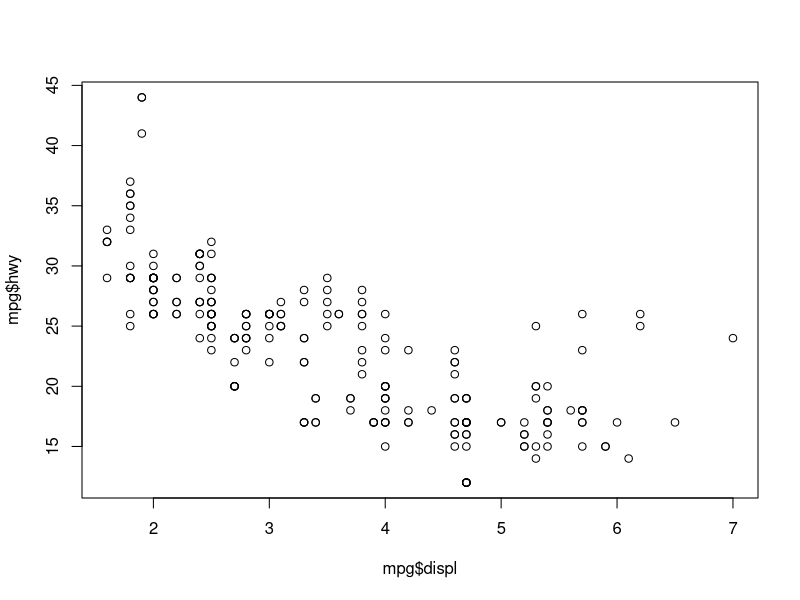
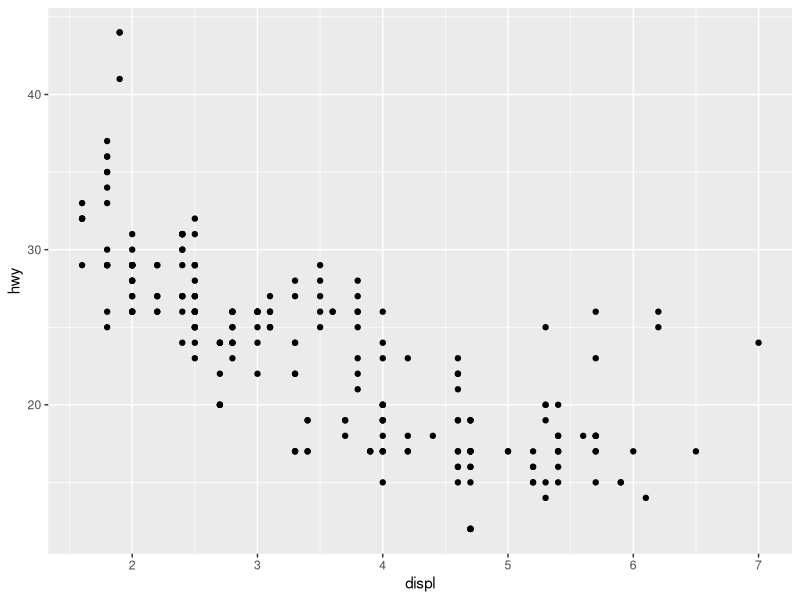
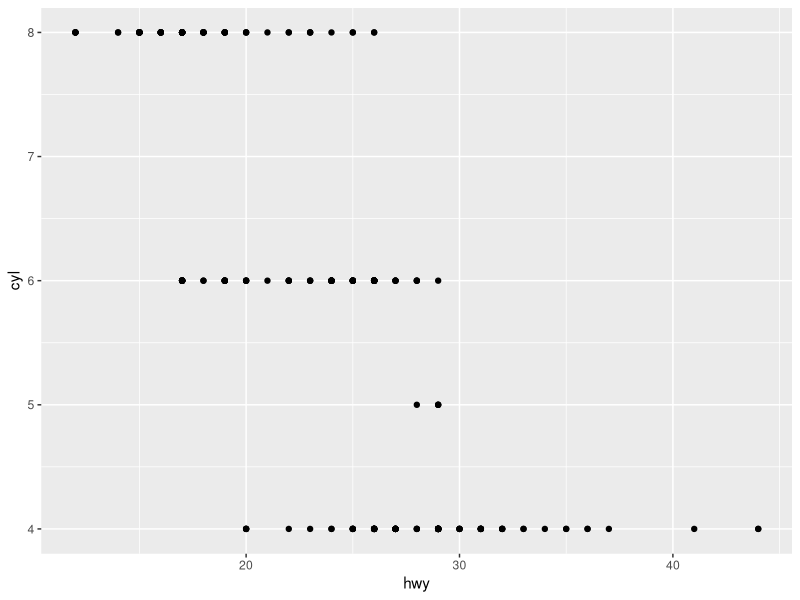
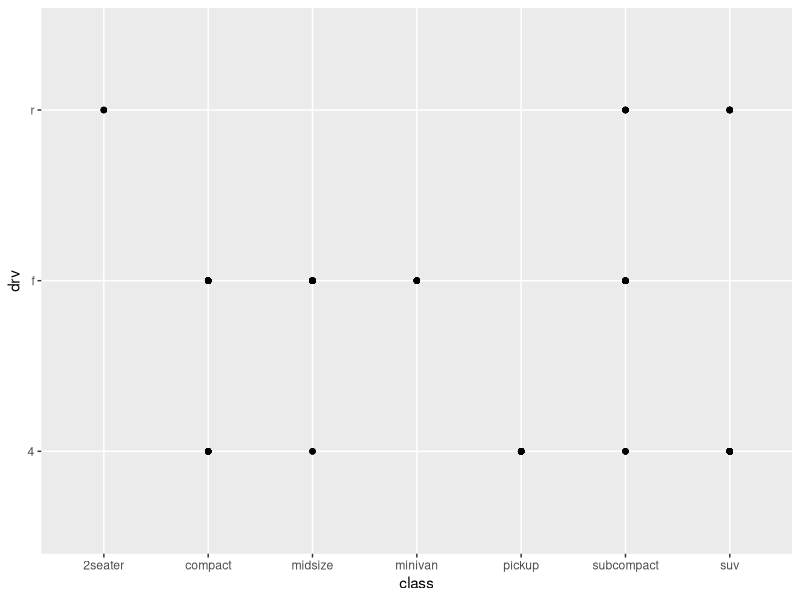
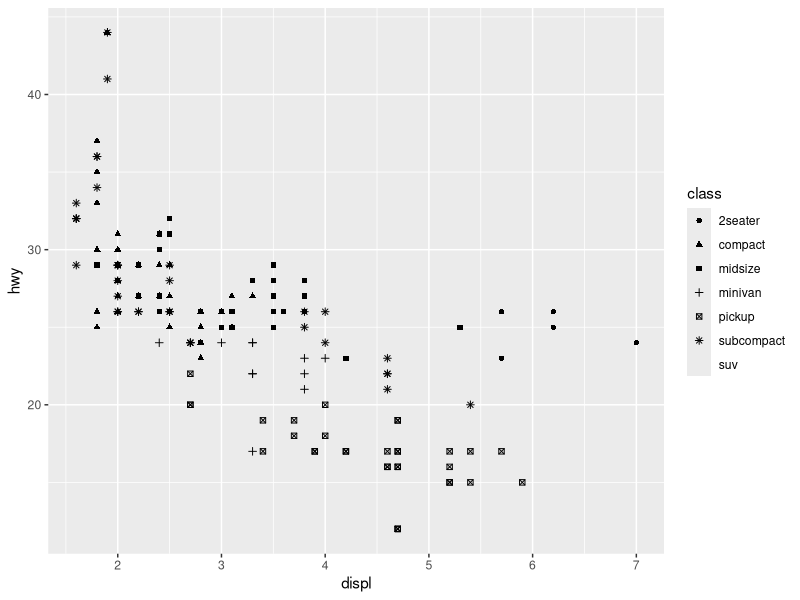
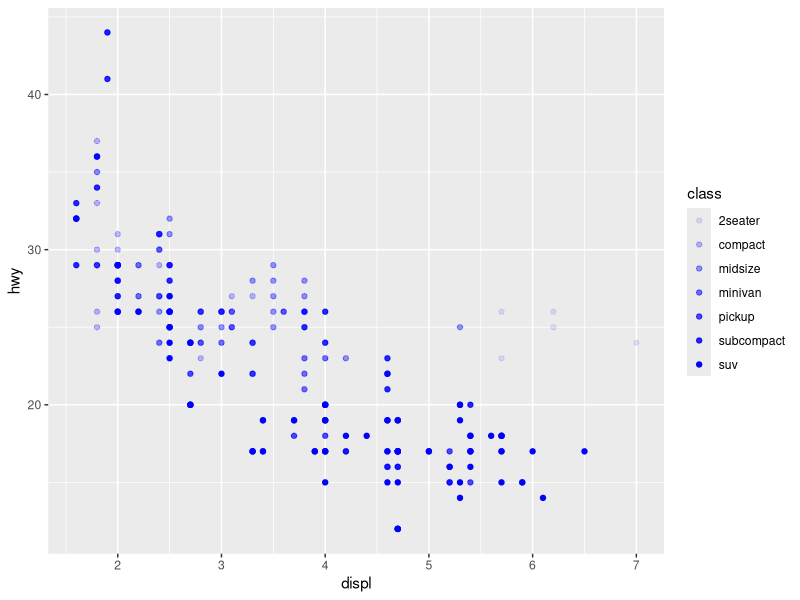
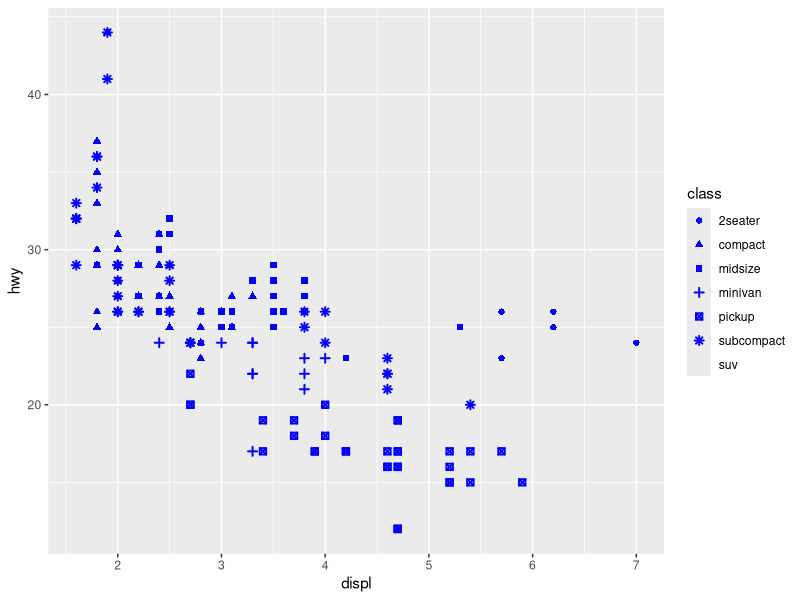
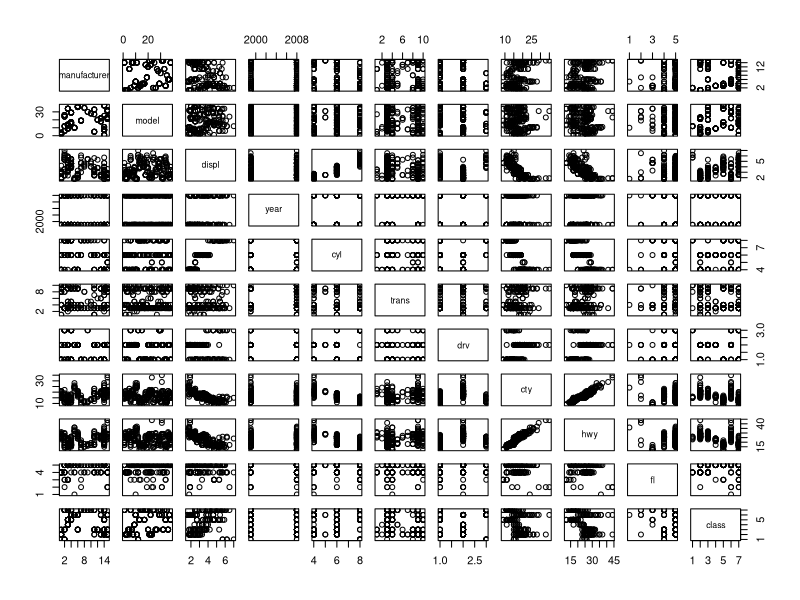

R code for these plots, in order: (Note: this script raises an error after producing the figures.)
#Installing a package using the below command: 
install.packages("tidyverse")

#To use the functions, objects, and help files in a package until you load it with library()
library(tidyverse)

#Installing other packages for data science
install.packages(c("nycflights13", "gapminder", "Lahman"))

#Running the R code
1+2

# What package an object comes from - dplyr::mutate(), or nycflights13::flights
#Checking the output of dataset - type the name - 
mtcars
head(mtcars)
head(mtcars,10)

#using the dput command to copy the file to question / for sharing
dput(mtcars)

# If we need to be explicit about where a function (or dataset) comes from, 
# we'll use the special form package::function(). For example, ggplot2::ggplot() 

summary(mpg)
ggplot2::mpg
names(mpg)

#Open the help by using the ?mpg 
?mpg

#Making a normal scatter plot - 
plot(mpg$displ,mpg$hwy)

#Making a ggplot - You complete your graph by adding one or more layers to ggplot(). The function 
# geom_point() adds a layer of points to your plot, which creates a scatterplot. 

ggplot(data = mpg)+geom_point(mapping=aes(x=displ, y=hwy))

#A graphing template - 
# ggplot(data = <DATA>) + <GEOM_FUNCTION>(mapping = aes(<MAPPINGS>))

ggplot(data = mpg)+geom_point(mapping=aes(x=hwy, y=cyl))
ggplot(data = mpg)+geom_point(mapping=aes(x=class, y=drv))
?mpg

library(tidyverse)

# We can a third variable, like class, to a two dimensional scatterplot by mapping it to an aesthetic
ggplot(data = mpg)+geom_point(mapping = aes(x=displ, y=hwy, shape=class))

#The different variants are - 1) Color 2) Size 3) Shape 4) Alpha - transparency
#ggplot2 will only use six shapes at a time.

ggplot(data=mpg)+geom_point(mapping = aes(x=displ, y=hwy, alpha=class), color="blue")
mpg
#Using the help
library(tidyverse)
?mpg
?geom_point

ggplot(data=mpg)+geom_point(mapping = aes(x=displ, y=hwy, shape=class), color="blue", stroke=1)

names(mpg)
summary(mpg)
head(mpg)

plot(mpg)

?mpg
# For categorical variables, we can split plot into facets, subplots that each display one subset of the data.
ggplot(data = mpg) + geom_point(mapping = aes(x = displ, y = hwy)) + facet_wrap(~ class, nrow=4)
ggplot(data = mpg) + geom_point(mapping = aes(x = displ, y = hwy)) + facet_grid(drv ~ cyl)


ggplot(data=mpg)+geom_point(mapping = aes(x=displ,y=hwy))
ggplot(data=mpg)+geom_smooth(mapping = aes(x=displ,y=hwy, linetype=class), color="black")+geom_point(mapping = aes(x=displ,y=hwy, color=class))
ggplot(data=mpg)+geom_dotplot(mapping = aes(x=displ,y=hwy))

?geom_bar
?stat_count

cnt <- stat_count(diamonds$cut)

#Making Bar Plot with count / stat_count
ggplot(data = diamonds) + stat_count(mapping = aes(x = cut))
ggplot(data = mpg) + stat_count(mapping = aes(x = manufacturer))

#Also, very basic
ggplot(data = mpg) + geom_bar(mapping = aes(x = manufacturer))

#Making Bar Plot with proportion
ggplot(data = diamonds) + geom_bar(mapping = aes(x = cut, y = stat(prop), group = 1))

#Using stat summary function for the plot
ggplot(data = diamonds) + stat_summary(
    mapping = aes(x = cut, y = depth),
    fun.min = min,
    fun.max = max,
    fun = median
  )


# Coloring the Bar Graph - 
ggplot(data = diamonds) + geom_bar(mapping = aes(x = cut, colour = cut))
ggplot(data = diamonds) + geom_bar(mapping = aes(x = cut, fill = cut))
ggplot(data = diamonds) + geom_bar(mapping = aes(x = cut, fill = clarity))

names(diamonds)
head(diamonds)